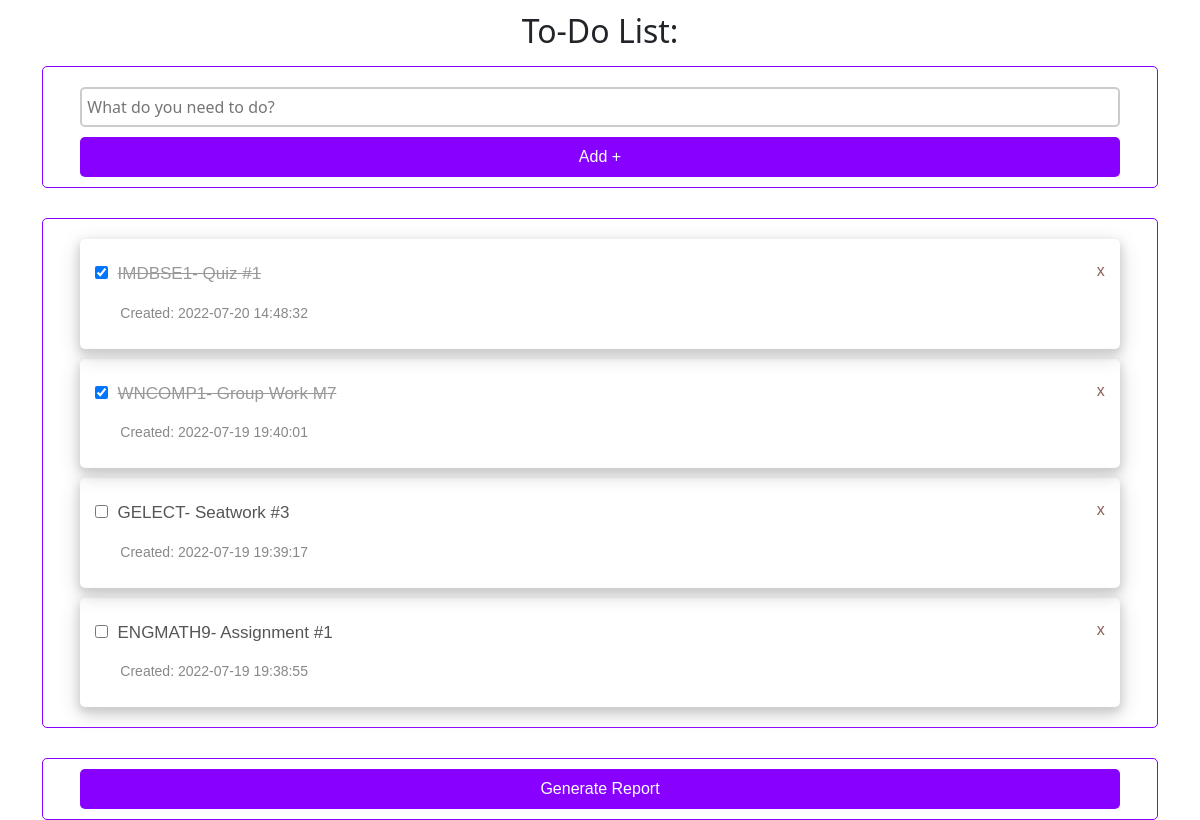
The page / on the database its author committed.
### tables this page shows
CREATE TABLE `lists` (
  `id` int(20) NOT NULL,
  `title` varchar(255) NOT NULL,
  `date_time` datetime NOT NULL DEFAULT current_timestamp(),
  `checked` tinyint(1) NOT NULL DEFAULT 0,
  `due` varchar(50) NOT NULL
);

### index.php (the view, shortened to what this page needs)
<?php
require 'connection.php';
?>
<!DOCTYPE html>
<html lang="en">
<head>
    <link rel="stylesheet" href="css/style.css">
    <link href="https://cdn.jsdelivr.net/npm/bootstrap@5.2.0-beta1/dist/css/bootstrap.min.css" rel="stylesheet">
</head>
<body>
    <div class="container">
    <h2 class="mb-3">To-Do List:</h2>
       <div class="add-section">
          <form action="app/add.php" method="POST" autocomplete="off">
             <?php if(isset($_GET['mess']) && $_GET['mess'] == 'error'){ ?>
                <input type="text"
                     name="title"
                     style="border-color: #ff6666"
                     placeholder="This field is required!" />
              <button type="submit" class="btn btn-primary">Add +</button>
             <?php }else{ ?>
              <input type="text"
                     name="title"
                     placeholder="What do you need to do?" />
              <button type="submit" class="btn btn-primary">Add +</button>
             <?php } ?>
          </form>
       </div>
       <?php
          $lists = $conn->query("SELECT * FROM lists ORDER BY id DESC");
       ?>
       <div class="show-list-section">
            <?php while($list = $lists->fetch(PDO::FETCH_ASSOC)) { ?>
                <div class="list-item">
                    <span id="<?php echo $list['id']; ?>"
                          class="remove-list">x</span>
                    <?php if($list['checked']){ ?>
                        <input type="checkbox"
                               class="check-box"
                               data-list-id ="<?php echo $list['id']; ?>"
                               checked />
                        <h2 class="checked"><?php echo $list['title'] ?></h2>
                    <?php }else { ?>
                        <input type="checkbox"
                               data-list-id ="<?php echo $list['id']; ?>"
                               class="check-box" />
                        <h2><?php echo $list['title'] ?></h2>
                    <?php } ?>
                    <br>
                    <small>Created: <?php echo $list['date_time'] ?></small>
                </div>
            <?php } ?>
       </div>
       <div class="pdf-section">
        <form action="app/pdf.php" method="POST">
            <button type="submit" class="btn btn-primary">Generate Report</button>
        </form>
       </div>
    </div>
</body>
</html>

### css/style.css (style rules this page uses)
body { padding-top: 1%; background: #ffffff; }
h2 { margin: auto; text-align: center; }
* { padding: 0px; margin: 0px; box-sizing: border-box; }
.add-section { width: 100%; background: #fff; border: solid 1px; border-color: #8800ff; margin: 0px auto; padding: 10px; border-radius: 5px; }
.add-section input { display: block; width: 95%; height: 40px; margin: 10px auto; border: 2px solid #ccc; font-size: 16px; border-radius: 5px; padding: 0px 5px; }
.add-section button { display: block; width: 95%; height: 40px; margin: 0px auto; border: none; outline: none; background: #8800ff; color: #fff; font-family: sans-serif; font-size: 16px; border-radius: 5px; cursor: pointer; }
.pdf-section { width: 100%; background: #fff; border: solid 1px; border-color: #8800ff; margin: 0px auto; padding: 10px; border-radius: 5px; }
.pdf-section button { display: block; width: 95%; height: 40px; margin: 0px auto; border: none; outline: none; background: #8800ff; color: #fff; font-family: sans-serif; font-size: 16px; border-radius: 5px; cursor: pointer; }
.show-list-section { width: 100%; background: #fff; border: solid 1px; border-color: #8800ff; margin: 30px auto; padding: 10px; border-radius: 5px; }
.list-item { width: 95%; margin: 10px auto; padding: 20px 10px; box-shadow: 0 4px 8px 0 #ccc, 0 6px 20px 0 #ccc; border-radius: 5px; }
.list-item h2 { display: inline-block; padding: 5px 0px; font-size: 17px; font-family: sans-serif; color: #555; }
.list-item small { display: block; width: 100%; padding: 5px 0px; color: #888; padding-left: 30px; font-size: 14px; font-family: sans-serif; }
.remove-list { display: block; float: right; width: 20px; height: 20px; font-family: sans-serif; color: rgb(139, 97, 93); text-decoration: none; text-align: right; padding: 0px 5px 8px 0px; border-radius: 50%; transition: background 1s; cursor: pointer; }
.checked { color: #999 !important; text-decoration: line-through; }
.list-item input { margin: 0px 5px; }

### rows shown on the page
lists: title "IMDBSE1- Quiz #1", date_time "2022-07-20 14:48:32"
lists: title "WNCOMP1- Group Work M7", date_time "2022-07-19 19:40:01"
lists: title "GELECT- Seatwork #3", date_time "2022-07-19 19:39:17"
lists: title "ENGMATH9- Assignment #1", date_time "2022-07-19 19:38:55"
